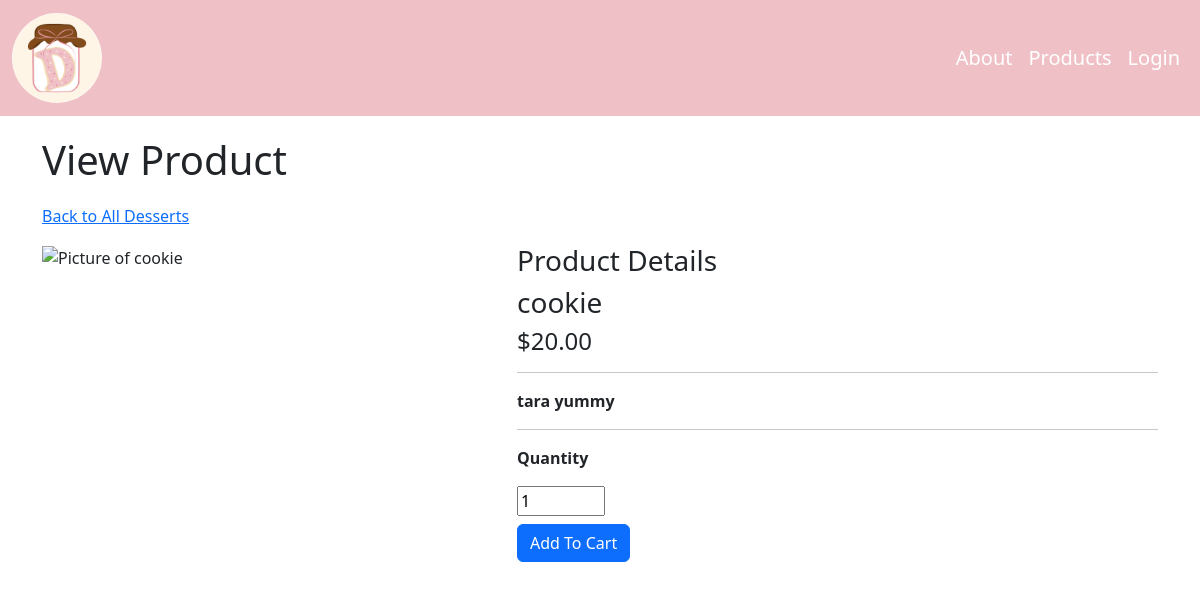
The app's page /product/3 with its own data.
### models.py (models this page shows, shortened)
class Product(db.Model):
    __tablename__ = 'product'
    product_id = db.Column(db.Integer, primary_key=True, autoincrement=True)
    category_id = db.Column(db.Integer, db.ForeignKey('product_category.category_id'))
    product_name = db.Column(db.String(100), nullable=False)
    product_description = db.Column(db.Text)
    product_image = db.Column(db.String(100))
    product_price = db.Column(db.Float, nullable=False)

### app.py (the view)
@app.route('/product/<int:product_id>')
def product_view(product_id):
    product = Product.query.get(product_id)
    product_category = ProductCategory.query.order_by(ProductCategory.category_id).all()
    if product:
        return render_template('product_view.html', product=product, product_category=product_category)
    else:
        flash(f'The dessert you are looking for does not exist.', 'error')
        return redirect(url_for('home'))

### template/product_view.html (shortened to what this page needs)
{% extends "base.html" %}
{% block page_head %}
    View Product
{% endblock %}
{% block page_content %}
    <div class="row">
        <div class="col-lg-12">
            <ol class="breadcrumb">
                <li>
                    <a href="{{ url_for('product_view_all') }}">Back to All Desserts</a>
                </li>
            </ol>
        </div>
    </div>
    <div class="row pad">
        <div class="col-lg-5">
            <div class="col-xs-12 col-sm-12 col-md-12 col-lg-12">
                <div class="thumbnail">
                    <img src="{{ url_for('static', filename='/images/products/' + product.product_image) }}" alt="Picture of {{ product.product_name }}">
                </div>
            </div>
        </div>
        <div class="col-lg-7">
            <div class="panel panel-primary">
                <div class="panel-heading">
                    <h3 class="panel-title">Product Details</h3>
                </div>
                <div class="panel-body">
                    <h3>{{ product.product_name }}</h3>
                    <h4>{{ "$%.2f"|format(product.product_price) }}</h4>
                    <hr />
                    <strong>{{ product.product_description }}</strong>
                    <hr />
                </div>
                <form action="{{ url_for('cart_add', product_id=product.product_id) }}" method="GET">
                    <div class="row">
                        <div class="col-lg-4">
                            <div class="row g-2">
                                <div class="col-lg-12">
                                    <label for="product_quantity" class="form-label"><strong>Quantity</strong></label>
                                </div>
                                <div class="col-lg-12">
                                    <input class="col-xs-2" type="number" step="1" min="1" max="20" class="form-control" id="product_quantity"
                                           name="product_quantity" value="1" required>
                                </div>
                                <div class="col-lg-12">
                                    <button type="submit" class="btn btn-primary">Add To Cart</button>
                                </div>
                            </div>
                        </div>
                    </div>
                </form>
            </div>
        </div>
    </div>
{% endblock %}

### records on screen
Product: product_name "cookie", product_price "$20.00", product_description "tara yummy"
